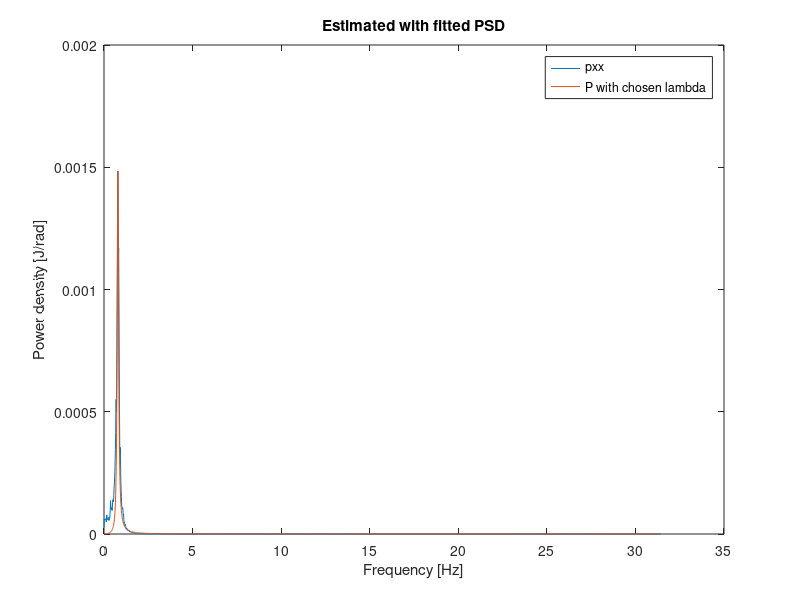

Source code (MATLAB):
clc;
clear all;
close all;

% Initialization

%   From Part 1
om1 = 0.005;    om2 = 0.05;
A1 = 29.354;    A2 = 0.831;
T_sqr = (A2^2*om2^2 - A1^2*om1^2) / (A1^2*om1^4 - A2^2*om2^4);
T = sqrt(T_sqr);
K = A1*om1*sqrt(T^2*om1^2 + 1);

% Part 2
load('wave.mat');
Fs = 10;
window_size = 4096;

[pxx,f] = pwelch(psi_w(2,:)*(pi/180), window_size,[],[],Fs);
omega= 2*pi*f; %rad/s]                  
pxx= pxx./(2*pi); %[s/rad]

figure
plot(omega, pxx); hold on;
%w_0 was identifyd by the plot 
w_0 = 0.7823; 

%Calculating sigma, sigma^2 was the peak value og the plot
sigma= sqrt(0.001484); 

%Finding lamda 
lambda = 0.06;
Kw = 2*lambda*w_0*sigma;

ss = (Kw^2*omega.^2)./(omega.^4+w_0^4 +2*omega.^2*w_0^2*(-1+2*lambda^2));
plot(omega,ss);
xlabel('Frequency [Hz]'); ylabel('Power density [J/rad]');
title('Estimated with fitted PSD'); legend('pxx','P with chosen lambda');